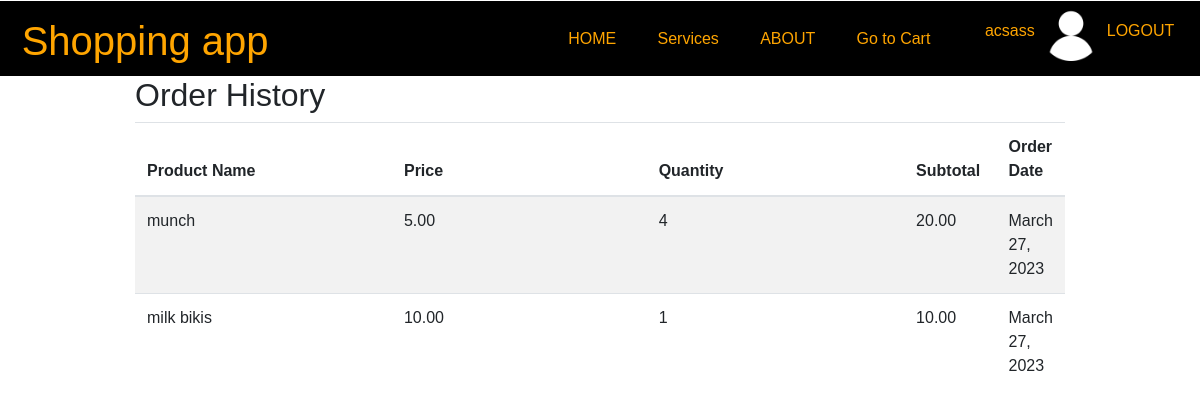
The app's page /order-history/ (signed in) with its own data.
### userapp/models.py (models this page shows, shortened)
class Order(models.Model):
    product = models.ForeignKey(Product, on_delete=models.CASCADE)
    price = models.DecimalField(max_digits=6, decimal_places=2)
    quantity = models.PositiveIntegerField()
    subtotal = models.DecimalField(max_digits=6, decimal_places=2)
    user = models.ForeignKey(User, on_delete=models.CASCADE)
    name = models.CharField(max_length=100,null=False,default='')
    email = models.EmailField(default='')
    address = models.CharField(max_length=100, null=False, default='')
    city = models.CharField(max_length=100,null=False, default='')
    state = models.CharField(max_length=100,null=False,default='')
    zip_code = models.CharField(max_length=10,null=False,default='')
    phone = models.CharField(max_length=15,null=False,default='')
    created_at = models.DateTimeField(auto_now_add=True)

### myapps/models.py (models this page shows)
class Product(models.Model):
    s_no = models.IntegerField()
    product_name = models.CharField(max_length=200)
    price = models.DecimalField(max_digits=10, decimal_places=2)
    quantity = models.IntegerField()
    specification = models.TextField()
    description = models.TextField()
    remarks = models.TextField()
    def __str__(self):
        return self.product_name

### userapp/views.py (the view)
# urls.py: path('order-history/', user_views.order_history, name='order_history')
@login_required
def order_history(request):
    orders = Order.objects.filter(user=request.user)
    return render(request, 'order_history.html', {'orders': orders})

### userapp/templates/order_history.html
{% extends "myapps/base.html" %}
{% block content %}
<div class="container">
  <h2>Order History</h2>
  <table class="table table-striped">
    <thead>
      <tr>
        <th>Product Name</th>
        <th>Price</th>
        <th>Quantity</th>
        <th>Subtotal</th>
        <th>Order Date</th>
      </tr>
    </thead>
    <tbody>
      {% for order in orders %}
      <tr>
        <td>{{ order.product }}</td>
        <td>{{ order.price }}</td>
        <td>{{ order.quantity }}</td>
        <td>{{ order.subtotal }}</td>
        <td>{{ order.created_at|date:'F d, Y' }}</td>
      </tr>
      {% endfor %}
    </tbody>
  </table>
</div>
{% endblock %}

### myapps/templates/myapps/base.html (shortened to what this page needs)
<!DOCTYPE html>
{% load static %}
<html lang="en">
   <head>
      <link rel="stylesheet" href="https://maxcdn.bootstrapcdn.com/bootstrap/4.0.0/css/bootstrap.min.css">
      <link rel="stylesheet" type="text/css" href="{% static 'myapps/style.css' %}">
      <link rel="stylesheet" href="https://use.fontawesome.com/releases/v5.14.0/css/all.css">
    </head>
    <body>
      <header>
      <div>
        <h2 class="logoname">Shopping app</h2>
      </div>
      <div class="nav_list" >
      <ul >
        <li >
           <a class="nav_link" href="{% url 'home' %}">HOME</a>
        </li>
        <li >
           <a class="nav_link" href="#">Services</a>
        </li>
        <li >
           <a class="nav_link" href="#">ABOUT</a>
        </li>
        <li >
           <a class="nav_link" href="{% url 'cart' %}">Go to Cart</a>
        </li>
      </ul>
    </div>
    {% if user.is_authenticated %}
    <div class="login_logo">
        <p><a href="">{{user.username}}</a></p>
        <p><img src="{% static 'myapps/img/userlogo.png' %}"/></p>
        <p><a href="{% url 'logout' %}">LOGOUT</a></p>
    </div>
    {% else %}
     <div class="login_logo">
      <p><a href="{% url 'login' %}">LOGIN/SIGNUP</a></p>
      <p><img src="{% static 'myapps/img/userlogo.png' %}"/></p>
      </div>
      {% endif %}
    </header>
    {% block content %}{% endblock %}
</body>
</html>

### myapps/static/myapps/style.css (style rules this page uses)
* { box-sizing:border-box; }
body { font-family: Verdana, sans-serif; margin:0 }
header { display: flex; margin-top: 1px; justify-content: space-evenly; align-items: center; height:75px; background-color: black; }
.logoname { font-size: 40px; color: orange; font-family: sans-serif; padding: 2px; width: 500px; height: 40px; }
.nav_list { width: 35%; height: 50px; }
.nav_list > ul { display: flex; justify-content: space-evenly; flex-wrap: wrap; align-items: center; padding-inline-start: 0; margin-block: 0; height: 100%; }
.nav_list > ul > li { color: #dfdfe2; margin: 0 0.2rem; padding: 0.2rem; display: block; }
.nav_link { text-decoration: none; color: orange; padding: 6px; border-radius: 10px; }
.login_logo { display: flex; top: 15px; font-family: sans-serif; justify-content: center; align-items: center; }
.login_logo > p > img { margin: auto 0; width: 60px; height: 60px; }
.login_logo > p > a { text-decoration: none; color: orange; padding: 6px; border-radius: 10px; }
body { padding:0 0; margin: 0 0; font-family: sans-serif; }
.container { max-width: 960px; }
.table th { width: 30%; }

### records on screen
Order: product "munch", price "5.00", quantity "4", subtotal "20.00", created_at "March 27, 2023"
Order: product "milk bikis", price "10.00", quantity "1", subtotal "10.00", created_at "March 27, 2023"

### other values on screen
{{ user.username }} "acsass"
